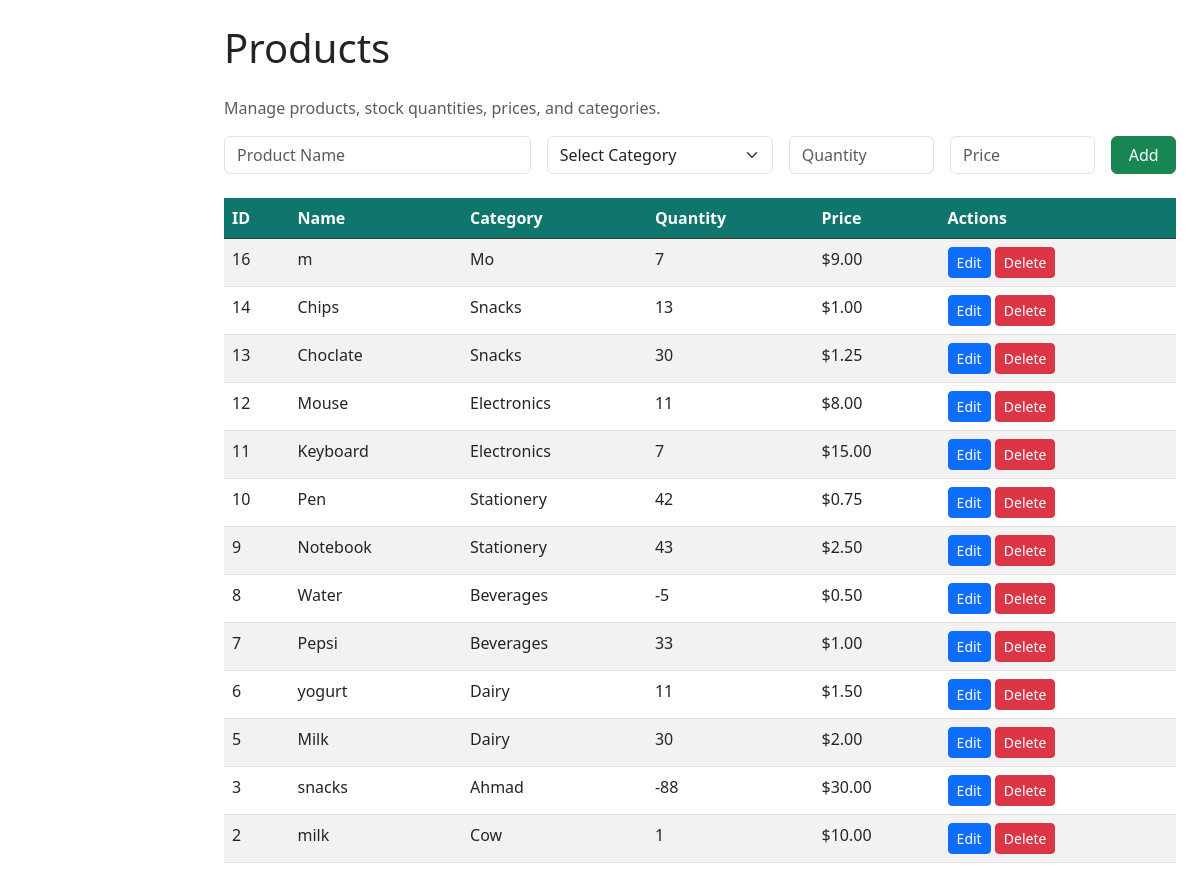
The page /products.php (signed in) on the database its author committed.
### tables this page shows
CREATE TABLE `products` (
  `product_id` int(11) NOT NULL,
  `product_name` varchar(100) NOT NULL,
  `price` decimal(10,2) NOT NULL,
  `stock_quantity` int(11) NOT NULL,
  `category_id` int(11) NOT NULL
);

CREATE TABLE `categories` (
  `category_id` int(11) NOT NULL,
  `category_name` varchar(100) NOT NULL
);

### products.php (the view, shortened to what this page needs)
<?php include "config/database.php"; ?>
<!DOCTYPE html>
<html lang="en">
<head>
  <link rel="stylesheet" href="assets/css/style.css">
  <link rel="stylesheet" href="https://cdn.jsdelivr.net/npm/bootstrap@5.3.0/dist/css/bootstrap.min.css">
</head>
<body>
  <div class="container-fluid">
    <div class="row">
      <div id="sidebar" class="col-md-2"></div>
      <main class="col-md-10 p-4">
        <h1 class="mb-4">Products</h1>
            <p class="text-muted">Manage products, stock quantities, prices, and categories.</p>
        <form action="actions/product_create.php" method="POST" class="mb-4">
          <div class="row g-3">
            <div class="col-md-4">
              <input type="text"
                     name="product_name"
                     class="form-control"
                     placeholder="Product Name"
                     required>
            </div>
            <div class="col-md-3">
              <select name="category_id" class="form-select" required>
                <option value="">Select Category</option>
              </select>
            </div>
            <div class="col-md-2">
              <input type="number"
                     name="stock_quantity"
                     class="form-control"
                     placeholder="Quantity"
                     required>
            </div>
            <div class="col-md-2">
              <input type="number"
                     step="0.01"
                     name="price"
                     class="form-control"
                     placeholder="Price"
                     required>
            </div>
            <div class="col-md-1">
              <button type="submit" class="btn btn-success w-100">
                Add
              </button>
            </div>
          </div>
        </form>
        <table class="table table-striped" id="productsTable">
          <thead class="table-dark">
            <tr>
              <th>ID</th>
              <th>Name</th>
              <th>Category</th>
              <th>Quantity</th>
              <th>Price</th>
              <th>Actions</th>
            </tr>
          </thead>
          <tbody>
            <?php
              $sql = "SELECT products.*, categories.category_name
                      FROM products
                      INNER JOIN categories
                      ON products.category_id = categories.category_id
                      ORDER BY products.product_id DESC";
              $result = mysqli_query($conn, $sql);
              while ($row = mysqli_fetch_assoc($result)) {
            ?>
                <tr>
                  <td><?php echo $row["product_id"]; ?></td>
                  <td><?php echo $row["product_name"]; ?></td>
                  <td><?php echo $row["category_name"]; ?></td>
                  <td><?php echo $row["stock_quantity"]; ?></td>
                  <td>$<?php echo $row["price"]; ?></td>
                  <td>
                    <a href="product_edit.php?id=<?php echo $row["product_id"]; ?>"
                         class="btn btn-primary btn-sm">
                                    Edit
                    </a>
                    <a href="actions/product_delete.php?id=<?php echo $row["product_id"]; ?>"
                    class="btn btn-danger btn-sm">
                                   Delete
                    </a>
                  </td>
                </tr>
            <?php
              }
            ?>
          </tbody>
        </table>
      </main>
    </div>
  </div>
</body>
</html>

### assets/css/style.css (style rules this page uses)
body { font-family: 'Segoe UI', Tahoma, Geneva, Verdana, sans-serif; background: #f5fbfa; }
.btn { border-radius: 5px; }
.table-dark th { background-color: #0f766e !important; }
.btn-primary { background-color: #0f766e; border-color: #0f766e; }
.btn-success { background-color: #14b8a6; border-color: #14b8a6; }

### rows shown on the page
products: product_id "16", product_name "m", category.category_name "Mo", stock_quantity "7", price "9.00"
products: product_id "14", product_name "Chips", category.category_name "Snacks", stock_quantity "13", price "1.00"
products: product_id "13", product_name "Choclate", category.category_name "Snacks", stock_quantity "30", price "1.25"
products: product_id "12", product_name "Mouse", category.category_name "Electronics", stock_quantity "11", price "8.00"
products: product_id "11", product_name "Keyboard", category.category_name "Electronics", stock_quantity "7", price "15.00"
products: product_id "10", product_name "Pen", category.category_name "Stationery", stock_quantity "42", price "0.75"
products: product_id "9", product_name "Notebook", category.category_name "Stationery", stock_quantity "43", price "2.50"
products: product_id "8", product_name "Water", category.category_name "Beverages", stock_quantity "-5", price "0.50"
products: product_id "7", product_name "Pepsi", category.category_name "Beverages", stock_quantity "33", price "1.00"
products: product_id "6", product_name "yogurt", category.category_name "Dairy", stock_quantity "11", price "1.50"
products: product_id "5", product_name "Milk", category.category_name "Dairy", stock_quantity "30", price "2.00"
products: product_id "3", product_name "snacks", category.category_name "Ahmad", stock_quantity "-88", price "30.00"
products: product_id "2", product_name "milk", category.category_name "Cow", stock_quantity "1", price "10.00"
